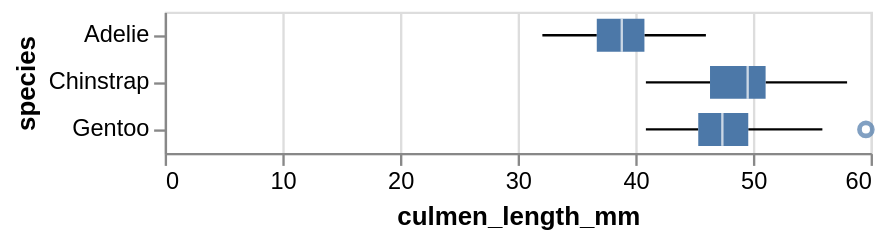

This figure's notebook cell:
### Code cell
alt.Chart(penguins).mark_boxplot().encode(
    x ="culmen_length_mm",
    y = "species",
    tooltip=["species", 
             "island", 
             "culmen_length_mm", 
             "culmen_depth_mm", 
             "flipper_length_mm", 
             "body_mass_g", 
             "sex"]
)

### Figure 1 — Vega-Lite specification as saved in the notebook (floating-point values rounded to 4 significant figures; data arrays with more than 128 entries replaced by an {"elided": "..."} marker saying what was removed)
{"config": {"view": {"continuousWidth": 300, "continuousHeight": 300}}, "data": {"name": "data-12bbf7166d8a22928078875316869f18"}, "mark": {"type": "boxplot"}, "encoding": {"tooltip": [{"field": "species", "type": "nominal"}, {"field": "island", "type": "nominal"}, {"field": "culmen_length_mm", "type": "quantitative"}, {"field": "culmen_depth_mm", "type": "quantitative"}, {"field": "flipper_length_mm", "type": "quantitative"}, {"field": "body_mass_g", "type": "quantitative"}, {"field": "sex", "type": "nominal"}], "x": {"field": "culmen_length_mm", "type": "quantitative"}, "y": {"field": "species", "type": "nominal"}}, "$schema": "https://vega.github.io/schema/vega-lite/v5.20.1.json", "datasets": {"data-12bbf7166d8a22928078875316869f18": {"elided": "333 records"}}}
